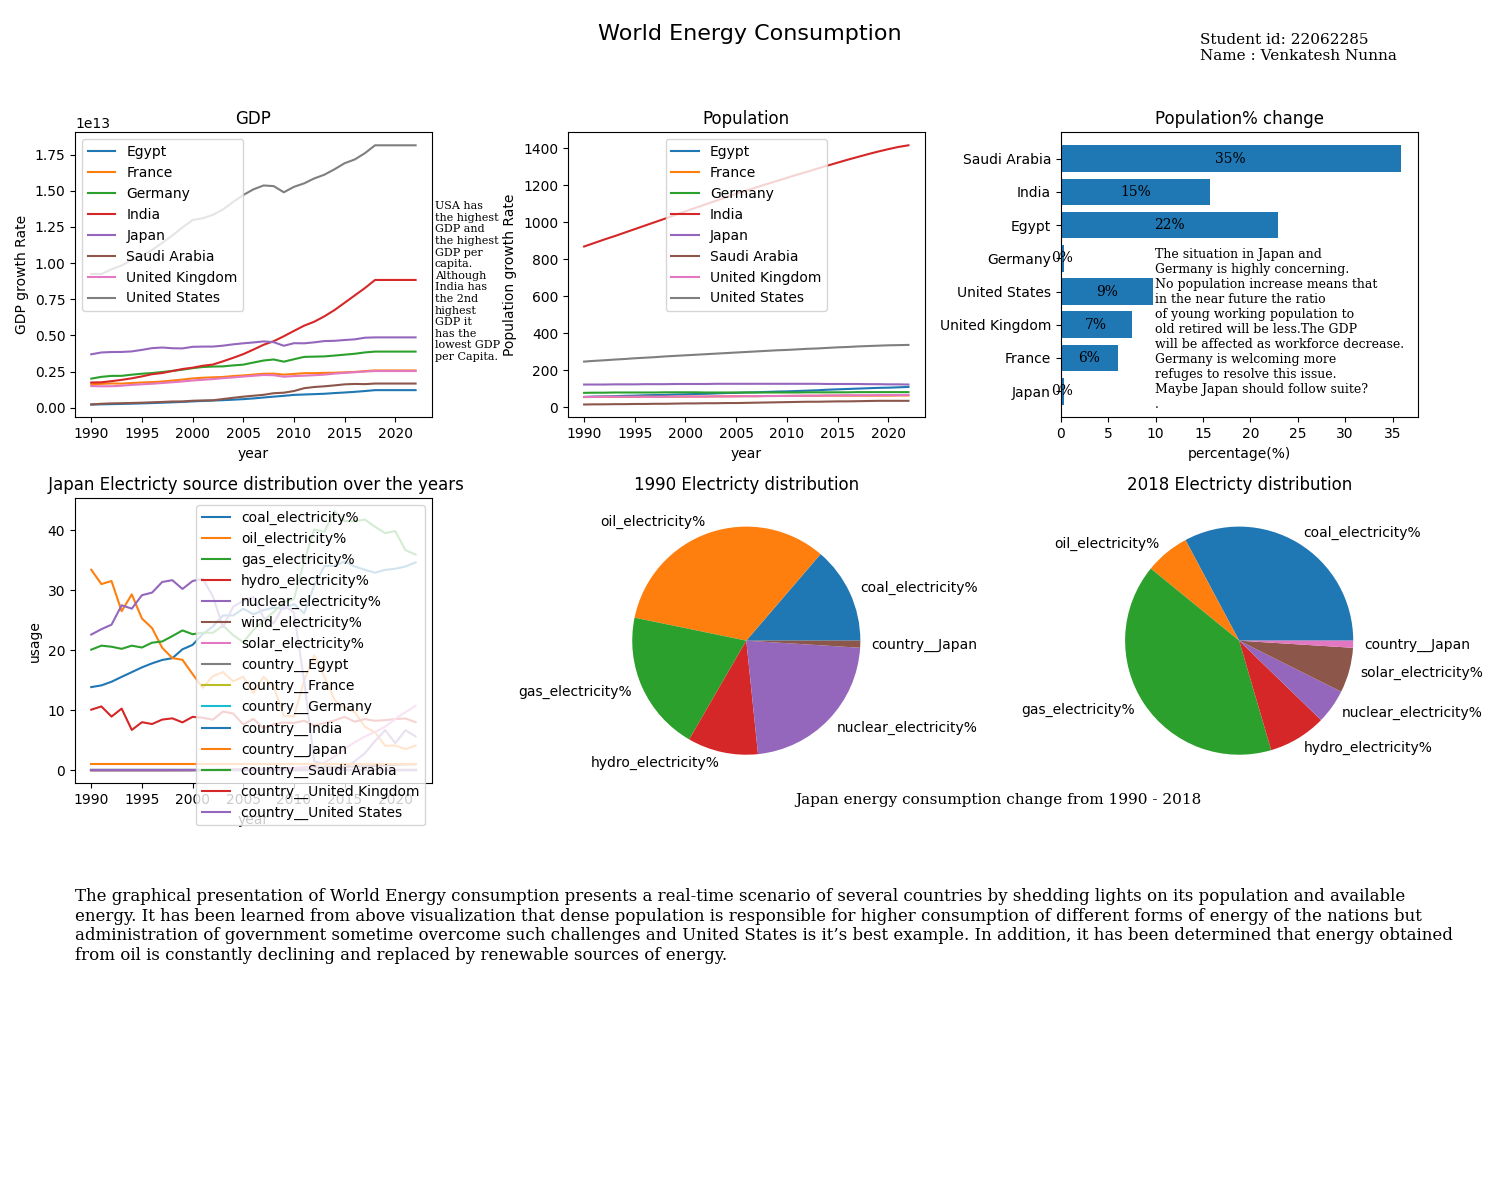

Here is the Python script that generated this plot:
import pandas as pd
import numpy as np
import matplotlib.pyplot as plt
#import DataFrame
DF = pd.read_csv('World Energy Consumption.csv')
#Filter on needed columns
DF=DF[['country','year','coal_production','electricity_generation','biofuel_electricity','coal_electricity','fossil_electricity','gas_electricity','hydro_electricity','nuclear_electricity','oil_electricity','renewables_electricity','oil_production','population','gdp','solar_electricity','wind_electricity','energy_per_gdp','energy_per_capita','fossil_share_elec','gas_share_elec','gas_production','low_carbon_share_elec']]
#Filter on year >=1985
DF=DF[DF['year']>=1990]
#Filter on countries
Countries=['Egypt','Saudi Arabia','United Kingdom','France','Germany','United States','Japan','India']
#filter columns
DF=DF.loc[DF['country'].isin(Countries)]

DF.head(3)
nulls=DF.isna().sum()
for i in nulls.index:
    if nulls[i]>0:
        DF[i].ffill(inplace=True)
        DF[i].bfill(inplace=True)
DF.isna().sum()
import matplotlib.pyplot as plt
import numpy as np

# Create a 2x3 grid of subplots
fig, axs = plt.subplots(3, 3, figsize=(15,12))
DF_gdp=DF.groupby(['year','country'])['gdp'].sum().unstack('country')
DF_pop=DF.groupby(['year','country'])['population'].sum().unstack('country')
DF_pop_mil=round(DF_pop/1000000)
# Plot 1
axs[0, 0].plot(DF_gdp,label=DF_gdp.columns)
axs[0, 0].set_title('GDP')
axs[0, 0].set_xlabel('year')
axs[0, 0].set_ylabel('GDP growth Rate')
axs[0, 0].legend()

# Plot 2
axs[0, 1].plot(DF_pop_mil,label=DF_pop_mil.columns)
axs[0, 1].set_title('Population')
axs[0, 1].set_xlabel('year')
axs[0, 1].set_ylabel('Population growth Rate')
axs[0, 1].legend()

DF_comparision =pd.DataFrame()
DF_comparision =pd.DataFrame()
DF_comparision['DF_2000_2005_gdp']=DF[(DF['year']>=2000) & (DF['year']<=2005)].groupby('country')['gdp'].mean()
DF_comparision['DF_2010_2015_gdp']=DF[(DF['year']>=2010) & (DF['year']<=2015)].groupby('country')['gdp'].mean()
DF_comparision['gdp_diffrence%']=100*(DF_comparision['DF_2010_2015_gdp']-DF_comparision['DF_2000_2005_gdp'])/DF_comparision['DF_2000_2005_gdp']
DF_comparision.sort_values('gdp_diffrence%',ascending=True,inplace=True)
DF_comparision['DF_2000_2005_pop']=DF[(DF['year']>=2000) & (DF['year']<=2005)].groupby('country')['population'].mean()
DF_comparision['DF_2010_2015_pop']=DF[(DF['year']>=2010) & (DF['year']<=2015)].groupby('country')['population'].mean()
DF_comparision['pop_diffrence%']=100*(DF_comparision['DF_2010_2015_pop']-DF_comparision['DF_2000_2005_pop'])/DF_comparision['DF_2000_2005_pop']
DF_comparision.sort_values('gdp_diffrence%',ascending=True,inplace=True)
DF_comparision.head()

# Plot 3
axs[0, 2].barh(DF_comparision.index,DF_comparision['pop_diffrence%'])
for i in DF_comparision.index:
    axs[0, 2].annotate(f"{int(DF_comparision['pop_diffrence%'][i])}%",
                   xy=(DF_comparision['pop_diffrence%'][i]/2, i),
                   va = 'center', ha='center',fontsize=10, fontweight='light', fontfamily='serif',
                   color='black')
axs[0, 2].set_title('Population% change')
axs[0,2].set_xlabel('percentage(%)')
fig.text(0.77, 0.66,
'''The situation in Japan and
Germany is highly concerning.
No population increase means that
in the near future the ratio
of young working population to
old retired will be less.The GDP
will be affected as workforce decrease.
Germany is welcoming more
refuges to resolve this issue.
Maybe Japan should follow suite?
.'''
, fontsize=9, fontweight='light', fontfamily='serif')


# Plot 4
Parse=['coal_electricity','oil_electricity','gas_electricity','hydro_electricity','nuclear_electricity','wind_electricity','solar_electricity']
DF['total']=DF[Parse].sum(axis=1)
DF_Electricity=DF[['year','country']]
for i in Parse:
    DF_Electricity[f"{i}%"]=round(100*(DF[i]/DF['total']),4)
# plot the change in the percentage over the years
# chart_DF=DF_Electricity[DF_Electricity['country']=='Japan'].groupby('year').mean()
# print(chart_DF.columns)
df_dummies = pd.get_dummies(DF_Electricity['country'], prefix='country_')  # Create dummies with a prefix
DF_Electricity = pd.concat([DF_Electricity, df_dummies], axis=1)  # Concatenate along columns
non_numeric_cols = DF_Electricity.select_dtypes(include=['object']).columns

chart_DF = DF_Electricity[DF_Electricity['country'] == 'Japan'].drop(non_numeric_cols, axis=1).groupby('year').mean()

axs[1,0].plot(chart_DF,label=chart_DF.columns)
axs[1,0].set_title(" Japan Electricty source distribution over the years")
axs[1,0].set_xlabel('year')
axs[1,0].set_ylabel('usage')
axs[1,0].legend()


# Plot 5 and plot 6

years=[1990,2018]
count=1
for y in years:
    chart_DF_pie_1=chart_DF[(chart_DF.index.values==y)]
    for i in chart_DF_pie_1.columns:
        if chart_DF_pie_1.iloc[0][i]<1:
            chart_DF_pie_1.drop(columns=[i],axis=1,inplace=True)
    axs[1, count].pie(chart_DF_pie_1.iloc[0].values,labels=chart_DF_pie_1.columns)
    axs[1, count].set_title(f"{int(y)} Electricty distribution")
    count=count+1
fig.delaxes(axs[2, 0])
fig.delaxes(axs[2, 1])
fig.delaxes(axs[2, 2])
fig.text(0.29, 0.7,
'''USA has
the highest
GDP and
the highest
GDP per
capita.
Although
India has
the 2nd
highest
GDP it
has the
lowest GDP
per Capita.'''
, fontsize=8, fontweight='light', fontfamily='serif')

# # Add a main title to the entire set of subplots
plt.suptitle('World Energy Consumption', fontsize=16)

# Adjust layout
plt.tight_layout(rect=[0, 0.03, 1, 0.95])  # Adjust the position of the main title
fig.text(0.53, 0.33,
'''Japan energy consumption change from 1990 - 2018 '''
, fontsize=11, fontweight='light', fontfamily='serif')

fig.text(0.8, 0.95,
'''Student id: 22062285
Name : Venkatesh Nunna'''
, fontsize=11, fontweight='light', fontfamily='serif')

fig.text(0.05, 0.2,
'''The graphical presentation of World Energy consumption presents a real-time scenario of several countries by shedding lights on its population and available
energy. It has been learned from above visualization that dense population is responsible for higher consumption of different forms of energy of the nations but
administration of government sometime overcome such challenges and United States is it’s best example. In addition, it has been determined that energy obtained
from oil is constantly declining and replaced by renewable sources of energy.'''
, fontsize=12, fontweight='light', fontfamily='serif')

plt.savefig('22062285.png')
